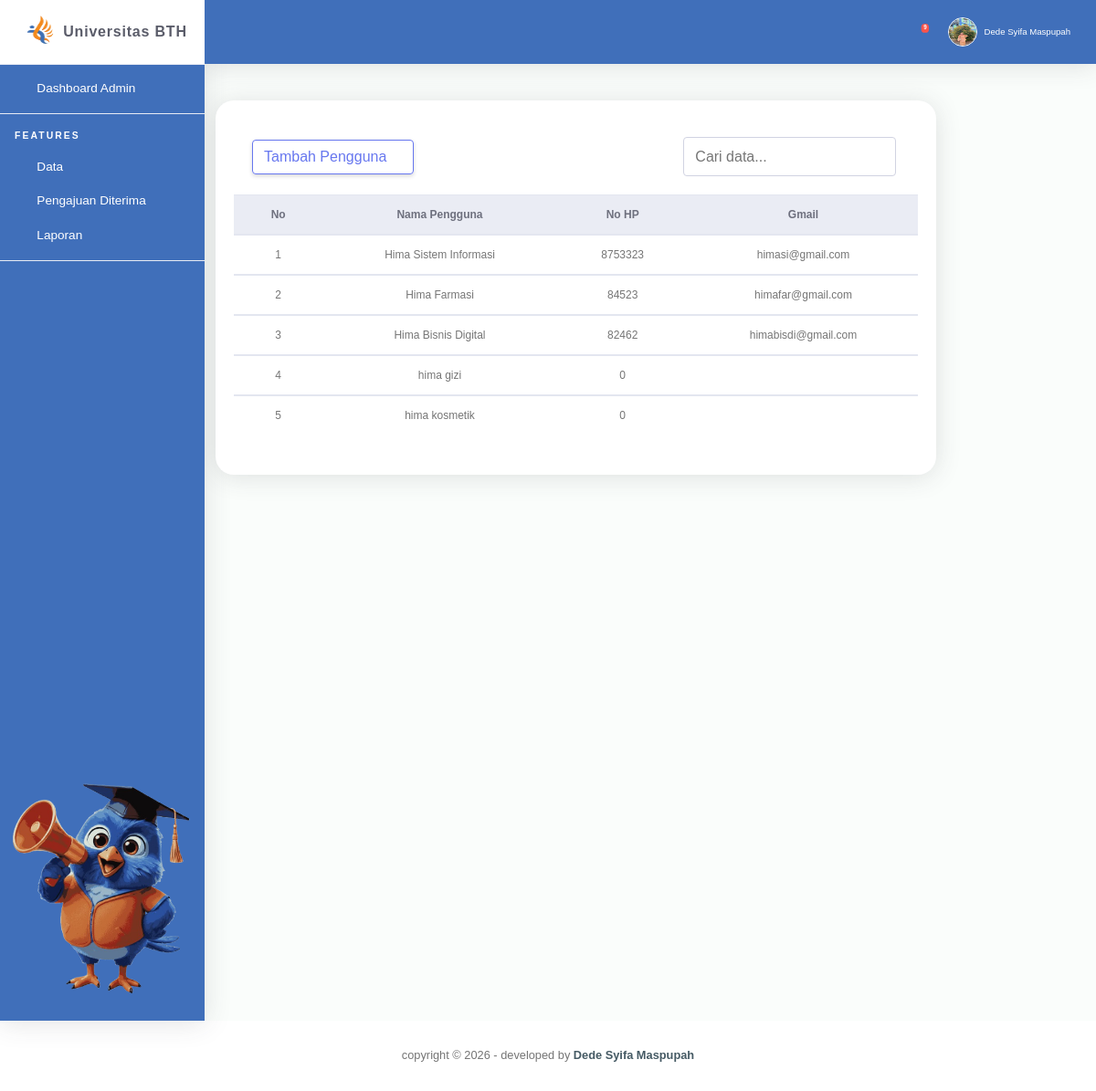
The app's page /dashboard_admin/pengguna.php with its own data.
### tables this page shows
CREATE TABLE `user` (
  `id` int(11) NOT NULL,
  `nama` varchar(50) NOT NULL,
  `gambar` varchar(255) NOT NULL,
  `username` varchar(30) NOT NULL,
  `password` varchar(30) NOT NULL,
  `tlp` int(11) NOT NULL,
  `gmail` varchar(50) NOT NULL,
  `role` varchar(20) NOT NULL
);

### dashboard_admin/pengguna.php (the view, shortened to what this page needs)
<?php
include '../includes_admin/header.php';
?>
            <div class="col-xl-10 col-lg-5">
              <div class="card mb-4">
                <div class="card-header py-3 d-flex flex-row align-items-center justify-content-between">
                  <a class="m-0 float-right btn btn-outline-primary" href="tambah_pengguna.php">Tambah Pengguna <i
                      class="fas fa-chevron-right"></i></a>
                  <div class="px-1 mt-1">
                    <input type="text" id="searchInput" placeholder="Cari data..." class="form-control mb-1">
                  </div>
                </div>
                <div class="table-responsive">
                  <table class="table align-items-center table-flush table-bordered" id="dataTable">
                    <thead class="thead-light">
                      <tr>
                          <th class="text-center">No</th></th>
                          <th class="text-center">Nama Pengguna</th>
                          <th class="text-center">No HP</th>
                          <th class="text-center">Gmail</th>
                      </tr>
                      </thead>
                      <tbody>
                        <?php
                          include '../koneksi.php';
                          $no = "1";
                          $data = mysqli_query($conn, "SELECT * from user WHERE role='pengguna'");
                          while ($d = mysqli_fetch_array($data)){
                              ?>
                          <tr>
                                  <td class="text-center"><?php echo $no++; ?></td>
                                  <td class="text-center"><?php echo $d['nama']; ?></td>
                                  <td class="text-center"><?php echo $d['tlp']; ?></td>
                                  <td class="text-center"><?php echo $d['gmail']; ?></td>
                              </tr>
                      </tbody>
                          <?php } ?>
                          </table>
                        </div>
                       <div class="card-footer"></div>
                      </div>
                  </div>
                </div>
<?php include '../includes_pengguna/footer.php'; ?>

### assets/css/ruang-admin.css (style rules this page uses)
html { position: relative; min-height: 100%; font-family: Nunito }
body { height: 100% }
.table-flush td, .table-flush th { border-right: 0; border-left: 0 }
.table-flush tbody tr:first-child td, .table-flush tbody tr:first-child th { border-top: 0 }
.table-flush tbody tr:last-child td, .table-flush tbody tr:last-child th { border-bottom: 0 }
.card .table { margin-bottom: 0 }
.card .table td, .card .table th { padding-right: 1.5rem; padding-left: 1.5rem }
.card { -webkit-box-shadow: 0 .15rem 1.75rem 0 rgba(58, 59, 69, .15) !important; box-shadow: 0 .15rem 1.75rem 0 rgba(58, 59, 69, .15) !important }

### assets/css/admin.css (style rules this page uses)
.table { font-size: 20x; }
input, textarea, select { width: 100%; padding: 10px 12px; border: 1px solid #ccc; border-radius: 6px; font-size: 15px; }
.card { background: #fff; border-radius: 20px; padding: 20px; margin-bottom: 20px; border: none; box-shadow: 0 4px 15px rgba(0,0,0,0.05); }
body { font-family: Arial, sans-serif; font-size:12px; }

### records on screen
user: nama "Hima Sistem Informasi", tlp "8753323", gmail "himasi@gmail.com"
user: nama "Hima Farmasi", tlp "84523", gmail "himafar@gmail.com"
user: nama "Hima Bisnis Digital", tlp "82462", gmail "himabisdi@gmail.com"
user: nama "hima gizi", tlp "0"
user: nama "hima kosmetik", tlp "0"

### other values on screen
$jml "9"
